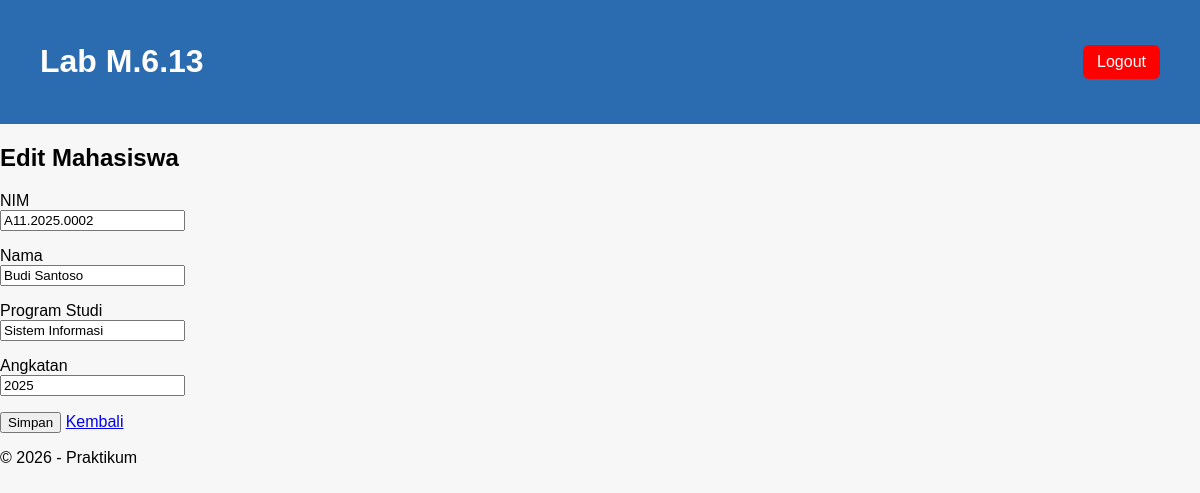
Page /mahasiswa/edit/2/ (signed in) on the committed database.
### mahasiswa/models.py (models this page shows, shortened)
class Mahasiswa(models.Model):
    nim = models.CharField(max_length=15, unique=True)
    nama = models.CharField(max_length=100)
    programstudi = models.CharField(max_length=50)
    angkatan = models.IntegerField(default=2025)

### mahasiswa/views.py (the view, shortened to what this page needs)
# urls.py: path('edit/<int:id>/', views.edit_mahasiswa, name='edit_mahasiswa'),
@login_required(login_url='/accounts/login/')
def edit_mahasiswa(request, id):
    mahasiswa = get_object_or_404(Mahasiswa, id=id)
    return render(request, 'mahasiswa/form.html', {
        'mahasiswa': mahasiswa
    })

### mahasiswa/templates/mahasiswa/form.html (shortened to what this page needs)
{% extends 'mahasiswa/base.html' %}
{% block content %}
<h2>
    {% if mahasiswa %}
        Edit Mahasiswa
    {% else %}
        Tambah Mahasiswa
    {% endif %}
</h2>
<form method="POST">
    <p>
        NIM<br>
        <input type="text" name="nim"
               value="{{ mahasiswa.nim|default:'' }}" required>
    </p>
    <p>
        Nama<br>
        <input type="text" name="nama"
               value="{{ mahasiswa.nama|default:'' }}" required>
    </p>
    <p>
        Program Studi<br>
        <input type="text" name="programstudi"
               value="{{ mahasiswa.programstudi|default:'' }}" required>
    </p>
    <p>
        Angkatan<br>
        <input type="number" name="angkatan"
               value="{{ mahasiswa.angkatan|default:'2025' }}" required>
    </p>
    <button type="submit">
        Simpan
    </button>
    <a href="{% url 'daftar_mahasiswa' %}">
        Kembali
    </a>
</form>
{% endblock %}

### mahasiswa/static/mahasiswa/css/style.css (style rules this page uses)
body { font-family: Arial, sans-serif; margin: 0; padding: 0; background: #f7f7f7; }

### rows in the picture
Mahasiswa: nim "A11.2025.0002", nama "Budi Santoso", programstudi "Sistem Informasi", angkatan "2025"
